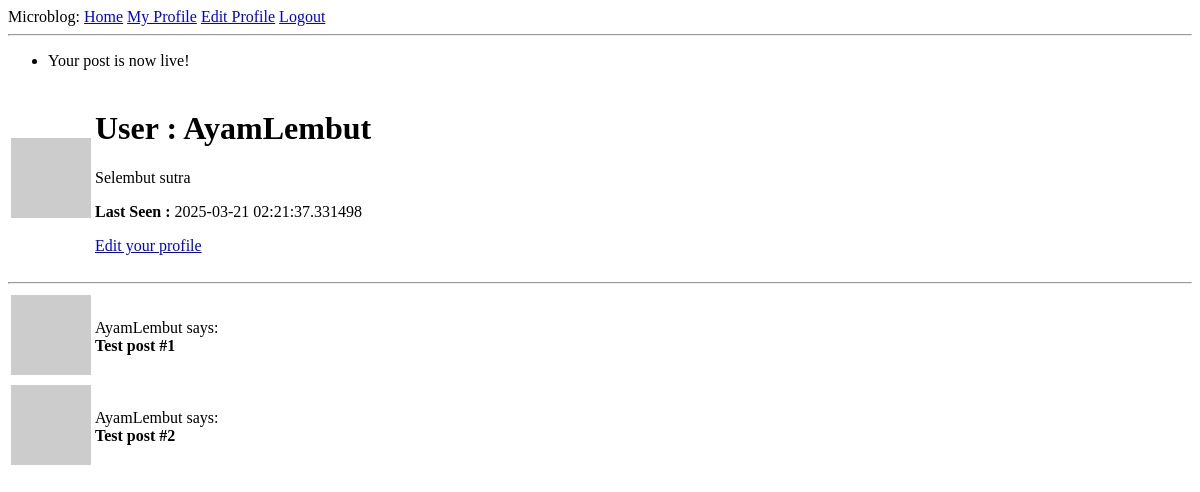
Before: /user/AyamLembut (signed in) with the older database file.
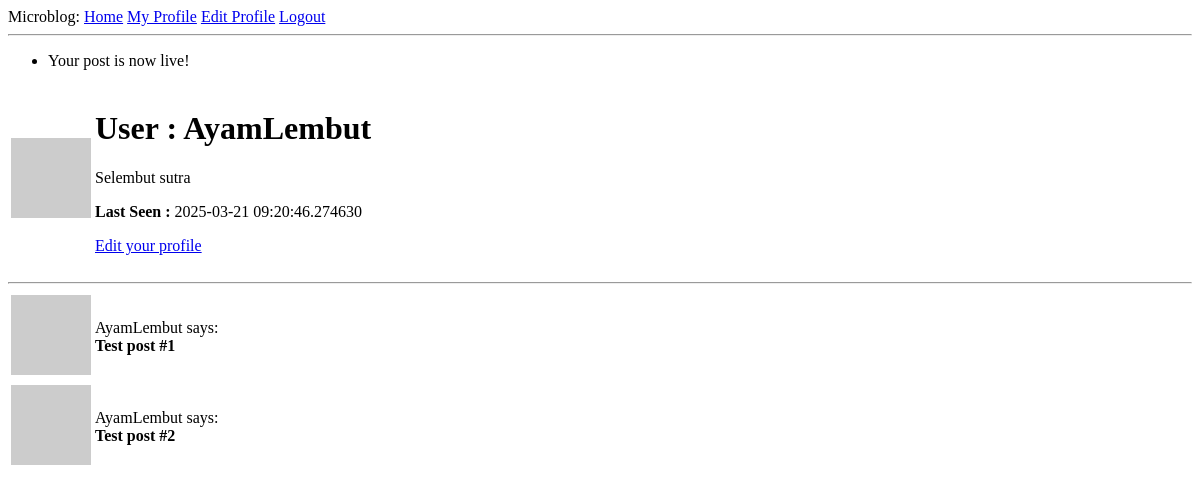
After: the same page with the newer database file.
### app/models.py (models this page shows, shortened)
class User(UserMixin, db.Model):
    id: so.Mapped[int] = so.mapped_column(primary_key=True)
    username: so.Mapped[str] = so.mapped_column(sa.String(64), index=True, unique=True)
    email: so.Mapped[str] = so.mapped_column(sa.String(120), index=True, unique=True)
    password_hash: so.Mapped[Optional[str]] = so.mapped_column(sa.String(256))
    about_me: so.Mapped[Optional[str]] = so.mapped_column(sa.String(140))
    last_seen: so.Mapped[Optional[datetime]] = so.mapped_column(default=lambda: datetime.now(timezone.utc))
    following: so.WriteOnlyMapped['User'] = so.relationship(
        secondary=followers, primaryjoin=(followers.c.follower_id == id),
        secondaryjoin=(followers.c.followed_id == id),
        back_populates="followers"
    )
    followers: so.WriteOnlyMapped['User'] = so.relationship(
        secondary=followers, primaryjoin=(followers.c.followed_id == id),
        secondaryjoin=(followers.c.follower_id == id),
        back_populates="following"
    )
    posts: so.WriteOnlyMapped['Post'] = so.relationship(back_populates='author')
    def avatar(self, size):
        digest = md5(self.email.lower().encode('utf-8')).hexdigest()
        return f'https://www.gravatar.com/avatar/{digest}?d=identicon&s={size}'

### app/routes.py (the view)
@app.route('/user/<username>')
@login_required
def user(username):
    user = db.first_or_404(sa.select(User).where(User.username == username))
    posts = [
        {'author': user, 'body': 'Test post #1'},
        {'author': user, 'body': 'Test post #2'}
    ]
    form = EmptyForm()
    return render_template('user.html', user=user, posts=posts, form=form)

### app/models.py (called while the page is built)
@login.user_loader
def load_user(id):
    return db.session.get(User, int(id))

### app/routes.py (called while the page is built)
@app.before_request
def before_request():
    if current_user.is_authenticated:
        current_user.last_seen = datetime.now(timezone.utc)
        db.session.commit()
        flash('Your post is now live!')

### app/templates/user.html (shortened to what this page needs)
{% extends "base.html" %}
{% block content %}
    <table>
        <tr>
            <td><img src="{{ user.avatar(128) }}" alt=""></td>
            <td>
                <h1>User : {{ user.username }}</h1>
                {% if user.about_me %}
                    <p>{{ user.about_me }}</p>
                {% endif %}
                {% if user.last_seen %}
                    <p><b>Last Seen :</b> {{ user.last_seen }}</p>
                {% endif %}
                {% if user == current_user %}
                    <p><a href="{{ url_for('edit_profile') }}">Edit your profile</a></p>
                {% endif %}
            </td>
        </tr>
    </table>
    <hr>
    {% for post in posts %}
    <table>
        <td><img src="{{ user.avatar(46) }}" alt=""></td>
        <td><p>{{ post.author.username }} says: <br><b>{{ post.body }}</b></p></td>
    </table>
    {% endfor %}
{% endblock %}

### app/templates/base.html (shortened to what this page needs)
<!DOCTYPE html>
<html lang="en">
<head>
</head>
<body>
    <div>Microblog:
        <a href="{{ url_for('index') }}">Home</a>
        {% if current_user.is_anonymous %}
        <a href="{{ url_for('login') }}">Login</a>
        {% else %}
        <a href="{{ url_for('user', username=current_user.username) }}">My Profile</a>
        <a href="{{ url_for('edit_profile') }}">Edit Profile</a>
        <a href="{{ url_for('logout') }}">Logout</a>
        {% endif %}
    </div>
    <hr>
    {% with messages = get_flashed_messages() %}
    {% if messages %}
    <ul>
        {% for message in messages %}
        <li>{{ message }}</li>
        {% endfor %}
    </ul>
    {% endif %}
    {% endwith %}
    {% block content %}{% endblock %}
</body>
</html>

Changed rows visible on the page:
changed User "AyamLembut": last_seen "2025-03-21 02:21:37.331498" → "2025-03-21 09:20:46.274630"
